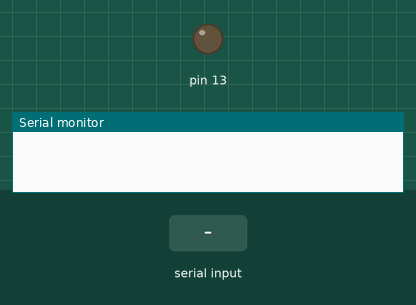
Recording of a sketch running on a simulated Arduino Uno, built with avr-gcc and run on an emulated ATmega328P. On the bench: output pins drawn as LEDs (lit = HIGH), the last lines printed to the serial monitor. Inputs (shaded band) come from the test bench.

Above: at 1.2 s.
1.3 s: "1" received over Serial
At 1.7 s:
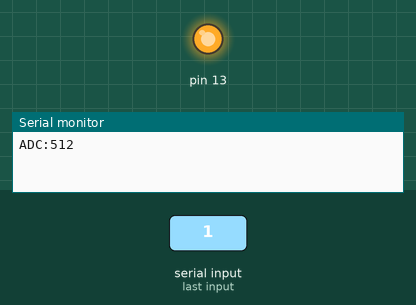
Timing chart, 0 to 4.3 s (numbered marks = the images above; inputs shaded):
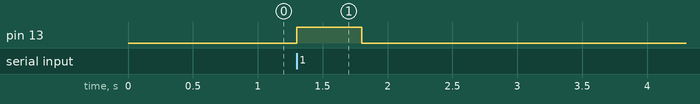

Measured:
- after the input at 1.3 s, pin 13: LOW → HIGH at once, → LOW 0.50 s later

The sketch:

sketch_dec08b.ino
```cpp
String response;
int ADCValue;
void setup() {
  Serial.begin(115200);
  pinMode(A1,INPUT);
  pinMode(13,OUTPUT);
  digitalWrite(13,LOW);
}

void loop() {
  while(!Serial.available());
  digitalWrite(13,HIGH);
  Serial.read();
  Serial.print("ADC:");
  ADCValue = analogRead(A1);
  Serial.print(ADCValue);
  delay(500);
  digitalWrite(13,LOW);
}
```
